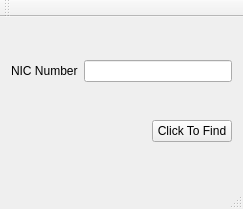
<?xml version="1.0" encoding="UTF-8"?>
<ui version="4.0">
 <class>MainWindow</class>
 <widget class="QMainWindow" name="MainWindow">
  <property name="geometry">
   <rect>
    <x>0</x>
    <y>0</y>
    <width>243</width>
    <height>209</height>
   </rect>
  </property>
  <property name="windowTitle">
   <string>MainWindow</string>
  </property>
  <widget class="QWidget" name="centralWidget">
   <layout class="QVBoxLayout" name="verticalLayout">
    <item>
     <layout class="QHBoxLayout" name="horizontalLayout">
      <item>
       <widget class="QLabel" name="label">
        <property name="text">
         <string>NIC Number</string>
        </property>
       </widget>
      </item>
      <item>
       <widget class="QLineEdit" name="lineEdit"/>
      </item>
     </layout>
    </item>
    <item>
     <layout class="QHBoxLayout" name="horizontalLayout_2">
      <item>
       <spacer name="horizontalSpacer">
        <property name="orientation">
         <enum>Qt::Horizontal</enum>
        </property>
        <property name="sizeHint" stdset="0">
         <size>
          <width>40</width>
          <height>20</height>
         </size>
        </property>
       </spacer>
      </item>
      <item>
       <widget class="QPushButton" name="pushButton">
        <property name="text">
         <string>Click To Find</string>
        </property>
       </widget>
      </item>
     </layout>
    </item>
   </layout>
  </widget>
  <widget class="QMenuBar" name="menuBar">
   <property name="geometry">
    <rect>
     <x>0</x>
     <y>0</y>
     <width>243</width>
     <height>21</height>
    </rect>
   </property>
  </widget>
  <widget class="QToolBar" name="mainToolBar">
   <attribute name="toolBarArea">
    <enum>TopToolBarArea</enum>
   </attribute>
   <attribute name="toolBarBreak">
    <bool>false</bool>
   </attribute>
  </widget>
  <widget class="QStatusBar" name="statusBar"/>
 </widget>
 <layoutdefault spacing="6" margin="11"/>
 <resources/>
 <connections/>
</ui>
